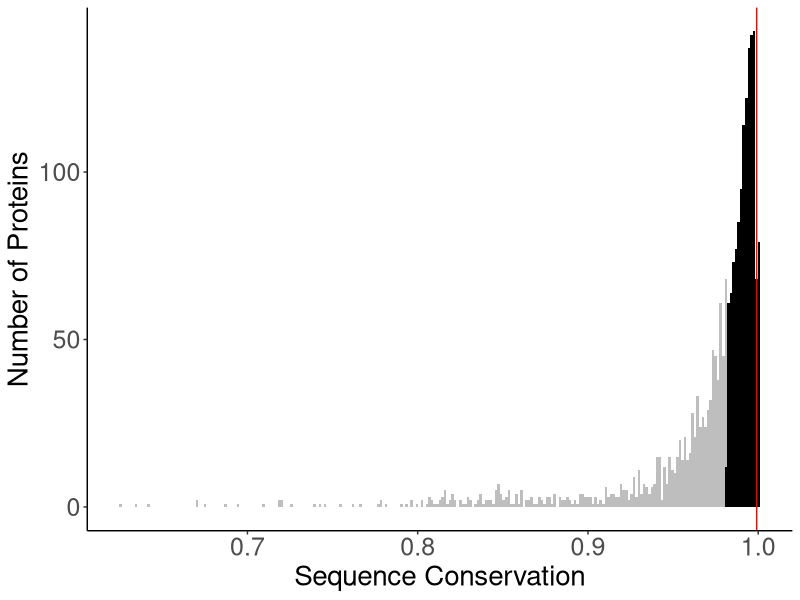

Generate this figure with R:
#install.packages("ggplot2",repos = "http://cran.us.r-project.org")
library("ggplot2")

stats <- read.csv("Gene_Proportions.csv")
meanProp <- stats$Mean.Prop
medProp <-stats$Med.Prop

prop_of_interest = 0.9991

hist_plot <-ggplot(stats,aes(x=Mean.Prop)) +
  geom_histogram(aes(fill = Mean.Prop > .9815),
                 binwidth = 0.0015, show.legend = F) +
		 theme_classic() + 
		 scale_color_manual(values = c("gray", "black")) +
		 scale_fill_manual(values = c("gray", "black")) +
      	         labs(x = "Sequence Conservation", y = "Number of Proteins") +
		 theme(axis.text = element_text(size = 18),  
                 axis.title = element_text(size = 20)) +
  geom_vline(aes(xintercept=prop_of_interest), color = "red")

hist_plot

n <- nrow(subset(stats, Mean.Prop > 0.9815))
prop_greater <- n / nrow(stats)
